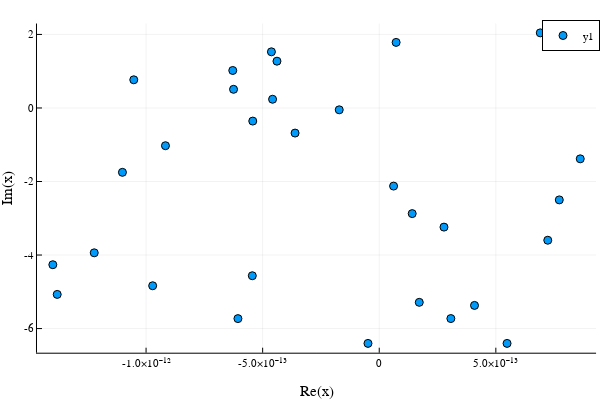

The notebook cell this image was saved under:
### Code cell
F = eigen(B,A)
omega = 1im.*log.(F.values)./dt
scatter(omega)

### Figure 1 — Plotly figure (JSON) as saved in the notebook; plotly's stock layout.template omitted (floating-point values rounded to 4 significant figures)
{"data": [{"colorbar": {"len": 0.9143, "title": "", "x": 0.9934, "y": 0.533}, "legendgroup": "y1", "marker": {"color": "rgba(0, 154, 250, 1.000)", "line": {"color": "rgba(0, 0, 0, 1.000)", "width": 1}, "size": 8, "symbol": "circle"}, "mode": "markers", "name": "y1", "showlegend": true, "type": "scatter", "x": [5.481e-13, -4.836e-14, -6.061e-13, 3.071e-13, 4.086e-13, 1.717e-13, -1.381e-12, -9.717e-13, -5.444e-13, -1.4e-12, -1.222e-12, 7.228e-13, 2.776e-13, 1.413e-13, 7.721e-13, 6.151e-14, -1.101e-12, 8.62e-13, -9.168e-13, -3.61e-13, -5.424e-13, -1.716e-13, -4.575e-13, -6.249e-13, -1.053e-12, -6.282e-13, -4.386e-13, -4.625e-13, 7.239e-14, 6.906e-13], "xaxis": "x", "y": [-6.403, -6.403, -5.729, -5.727, -5.37, -5.286, -5.07, -4.835, -4.563, -4.263, -3.94, -3.597, -3.241, -2.873, -2.5, -2.124, -1.751, -1.383, -1.026, -0.6828, -0.3566, -0.04999, 0.237, 0.5072, 0.7661, 1.02, 1.273, 1.527, 1.784, 2.043], "yaxis": "y"}], "layout": {"annotations": [], "height": 400, "legend": {"bgcolor": "rgba(255, 255, 255, 1.000)", "bordercolor": "rgba(0, 0, 0, 1.000)", "borderwidth": 1, "font": {"color": "rgba(0, 0, 0, 1.000)", "family": "sans-serif", "size": 11}, "title": {"font": {"color": "rgba(0, 0, 0, 1.000)", "family": "sans-serif", "size": 15}, "text": ""}, "tracegroupgap": 0, "traceorder": "normal", "x": 1, "xanchor": "auto", "y": 1, "yanchor": "auto"}, "margin": {"b": 20, "l": 0, "r": 0, "t": 20}, "paper_bgcolor": "rgba(255, 255, 255, 1.000)", "plot_bgcolor": "rgba(255, 255, 255, 1.000)", "showlegend": true, "width": 600, "xaxis": {"anchor": "y", "domain": [0.06165, 0.9934], "gridcolor": "rgba(0, 0, 0, 0.100)", "gridwidth": 0.5, "linecolor": "rgba(0, 0, 0, 1.000)", "mirror": false, "range": [-1.468e-12, 9.298e-13], "showgrid": true, "showline": true, "showticklabels": true, "tickangle": 0, "tickcolor": "rgb(0, 0, 0)", "tickfont": {"color": "rgba(0, 0, 0, 1.000)", "family": "sans-serif", "size": 11}, "tickmode": "array", "ticks": "inside", "ticktext": ["-1.0×10⁻¹²", "-5.0×10⁻¹³", "0", "5.0×10⁻¹³"], "tickvals": [-1e-12, -5e-13, 0, 5e-13], "title": "Re(x)", "titlefont": {"color": "rgba(0, 0, 0, 1.000)", "family": "sans-serif", "size": 15}, "type": "-", "visible": true, "zeroline": false, "zerolinecolor": "rgba(0, 0, 0, 1.000)"}, "yaxis": {"anchor": "x", "domain": [0.07581, 0.9902], "gridcolor": "rgba(0, 0, 0, 0.100)", "gridwidth": 0.5, "linecolor": "rgba(0, 0, 0, 1.000)", "mirror": false, "range": [-6.656, 2.296], "showgrid": true, "showline": true, "showticklabels": true, "tickangle": 0, "tickcolor": "rgb(0, 0, 0)", "tickfont": {"color": "rgba(0, 0, 0, 1.000)", "family": "sans-serif", "size": 11}, "tickmode": "array", "ticks": "inside", "ticktext": ["-6", "-4", "-2", "0", "2"], "tickvals": [-6, -4, -2, 0, 2], "title": "Im(x)", "titlefont": {"color": "rgba(0, 0, 0, 1.000)", "family": "sans-serif", "size": 15}, "type": "-", "visible": true, "zeroline": false, "zerolinecolor": "rgba(0, 0, 0, 1.000)"}}}
